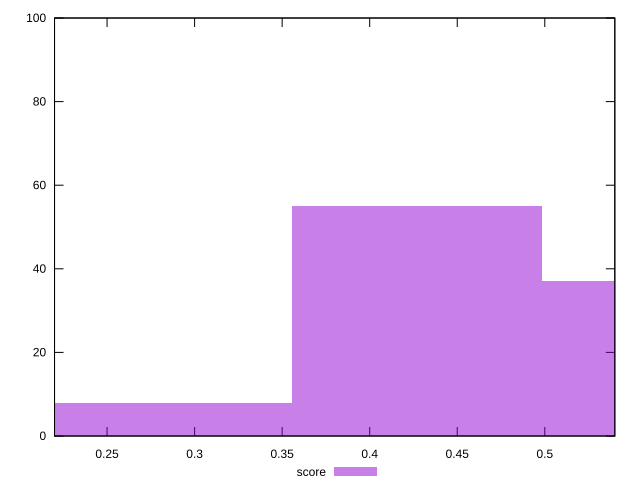

Source code (gnuplot):
reset

$score <<EOF
0.2846455450949466 8
0.42696831764241994 55
0.5692910901898932 37
EOF

set key outside below
set boxwidth 0.1423227725474733
set xrange [0.22:0.54]
set yrange [0:100]
set trange [0:100]
set style fill transparent solid 0.5 noborder
set terminal svg size 640, 490 enhanced background rgb 'white'
set output "report_00014_2021-02-09T15:56:05.503Z/first-cpu-idle/samples/pages+cached+noadtech/score/histogram.svg"

plot $score title "score" with boxes

reset
